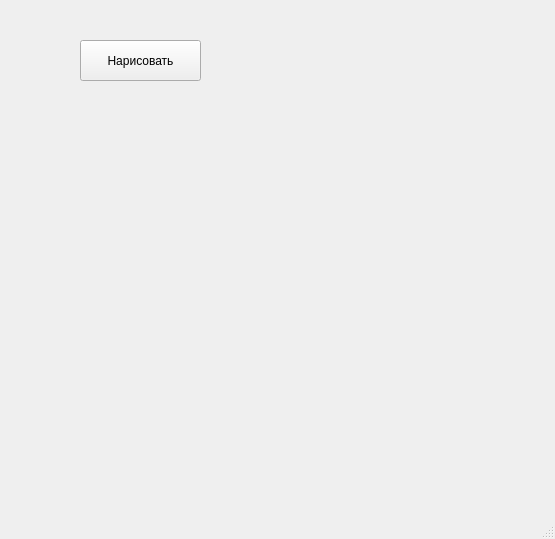
<?xml version="1.0" encoding="UTF-8"?>
<ui version="4.0">
 <class>MainWindow</class>
 <widget class="QMainWindow" name="MainWindow">
  <property name="geometry">
   <rect>
    <x>0</x>
    <y>0</y>
    <width>555</width>
    <height>539</height>
   </rect>
  </property>
  <property name="windowTitle">
   <string>Рисование</string>
  </property>
  <widget class="QWidget" name="centralwidget">
   <widget class="QPushButton" name="btn">
    <property name="geometry">
     <rect>
      <x>80</x>
      <y>40</y>
      <width>121</width>
      <height>41</height>
     </rect>
    </property>
    <property name="text">
     <string>Нарисовать</string>
    </property>
   </widget>
  </widget>
  <widget class="QMenuBar" name="menubar">
   <property name="geometry">
    <rect>
     <x>0</x>
     <y>0</y>
     <width>555</width>
     <height>21</height>
    </rect>
   </property>
  </widget>
  <widget class="QStatusBar" name="statusbar"/>
 </widget>
 <resources/>
 <connections/>
</ui>
